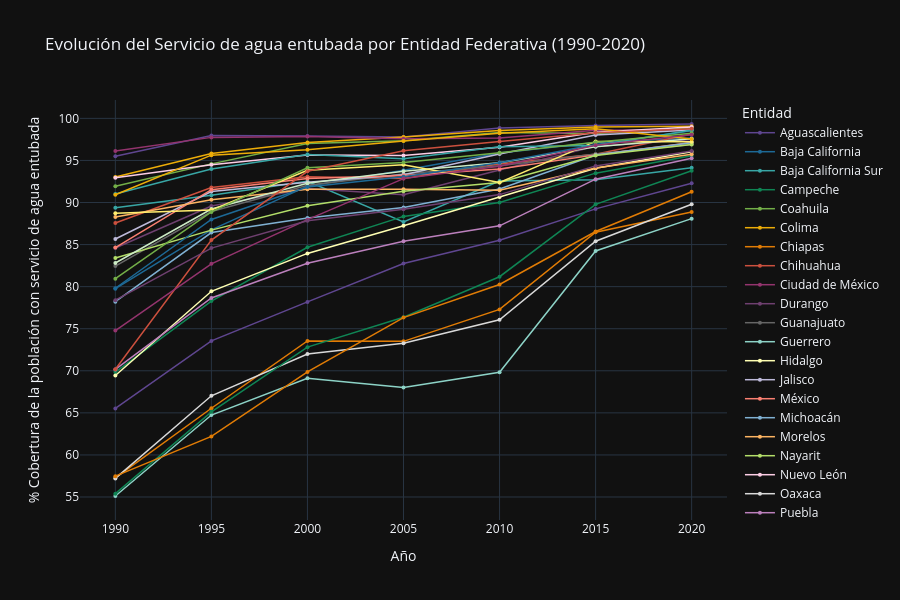

Here is the notebook cell this chart was saved with:
### Code cell
columna_entidad = servicioAguaEntubada.columns[0]  
colores = px.colors.qualitative.Prism + px.colors.qualitative.Set3
df_tidy = pd.melt(
    servicioAguaEntubada,  
    id_vars=[columna_entidad],
    var_name='Año', 
    value_name='Porcentaje'
)
df_tidy['Año'] = df_tidy['Año'].astype(int)

print("Datos transformados:")
print(df_tidy.head())
print(f"\nAños disponibles: {sorted(df_tidy['Año'].unique())}")
print(f"Entidades: {df_tidy['Entidad'].nunique()}")

fig = px.line(
    df_tidy, 
    x='Año', 
    y='Porcentaje', 
    color='Entidad',
    color_discrete_sequence=colores,
    title='Evolución del Servicio de agua entubada por Entidad Federativa (1990-2020)',
    labels={'Porcentaje': '% Cobertura de la población con servicio de agua entubada', 'Año': 'Año'},
    template='plotly_dark'
)

fig.update_traces(mode='lines+markers', marker=dict(size=4), line=dict(width=1.5))
fig.update_layout(
    height=600,
    hovermode='x unified',
    legend=dict(
        title='Entidad',
        orientation='v',
        yanchor='top',
        y=1,
        xanchor='left',
        x=1.02
    )
)

fig.show()

fig.write_html('grafica_servicio_agua_entubada.html')

### Figure 1 — Plotly figure (JSON) as saved in the notebook; plotly's stock layout.template omitted (floating-point values rounded to 4 significant figures)
{"data": [{"hovertemplate": "Entidad=Aguascalientes<br>Año=%{x}<br>% Cobertura de la población con servicio de agua entubada=%{y}<extra></extra>", "legendgroup": "Aguascalientes", "line": {"color": "rgb(95, 70, 144)", "dash": "solid", "width": 1.5}, "marker": {"size": 4, "symbol": "circle"}, "mode": "lines+markers", "name": "Aguascalientes", "orientation": "v", "showlegend": true, "type": "scatter", "x": [1990, 1995, 2000, 2005, 2010, 2015, 2020], "xaxis": "x", "y": [95.49, 97.97, 97.89, 97.79, 98.84, 99.14, 99.33], "yaxis": "y"}, {"hovertemplate": "Entidad=Baja California<br>Año=%{x}<br>% Cobertura de la población con servicio de agua entubada=%{y}<extra></extra>", "legendgroup": "Baja California", "line": {"color": "rgb(29, 105, 150)", "dash": "solid", "width": 1.5}, "marker": {"size": 4, "symbol": "circle"}, "mode": "lines+markers", "name": "Baja California", "orientation": "v", "showlegend": true, "type": "scatter", "x": [1990, 1995, 2000, 2005, 2010, 2015, 2020], "xaxis": "x", "y": [79.76, 86.75, 91.94, 93.84, 95.87, 97.13, 97.68], "yaxis": "y"}, {"hovertemplate": "Entidad=Baja California Sur<br>Año=%{x}<br>% Cobertura de la población con servicio de agua entubada=%{y}<extra></extra>", "legendgroup": "Baja California Sur", "line": {"color": "rgb(56, 166, 165)", "dash": "solid", "width": 1.5}, "marker": {"size": 4, "symbol": "circle"}, "mode": "lines+markers", "name": "Baja California Sur", "orientation": "v", "showlegend": true, "type": "scatter", "x": [1990, 1995, 2000, 2005, 2010, 2015, 2020], "xaxis": "x", "y": [89.37, 90.86, 92.53, 87.69, 92.56, 92.7, 94.14], "yaxis": "y"}, {"hovertemplate": "Entidad=Campeche<br>Año=%{x}<br>% Cobertura de la población con servicio de agua entubada=%{y}<extra></extra>", "legendgroup": "Campeche", "line": {"color": "rgb(15, 133, 84)", "dash": "solid", "width": 1.5}, "marker": {"size": 4, "symbol": "circle"}, "mode": "lines+markers", "name": "Campeche", "orientation": "v", "showlegend": true, "type": "scatter", "x": [1990, 1995, 2000, 2005, 2010, 2015, 2020], "xaxis": "x", "y": [69.85, 78.28, 84.68, 88.35, 89.99, 93.49, 95.57], "yaxis": "y"}, {"hovertemplate": "Entidad=Coahuila<br>Año=%{x}<br>% Cobertura de la población con servicio de agua entubada=%{y}<extra></extra>", "legendgroup": "Coahuila", "line": {"color": "rgb(115, 175, 72)", "dash": "solid", "width": 1.5}, "marker": {"size": 4, "symbol": "circle"}, "mode": "lines+markers", "name": "Coahuila", "orientation": "v", "showlegend": true, "type": "scatter", "x": [1990, 1995, 2000, 2005, 2010, 2015, 2020], "xaxis": "x", "y": [91.92, 94.59, 97.02, 97.34, 98.32, 98.2, 98.86], "yaxis": "y"}, {"hovertemplate": "Entidad=Colima<br>Año=%{x}<br>% Cobertura de la población con servicio de agua entubada=%{y}<extra></extra>", "legendgroup": "Colima", "line": {"color": "rgb(237, 173, 8)", "dash": "solid", "width": 1.5}, "marker": {"size": 4, "symbol": "circle"}, "mode": "lines+markers", "name": "Colima", "orientation": "v", "showlegend": true, "type": "scatter", "x": [1990, 1995, 2000, 2005, 2010, 2015, 2020], "xaxis": "x", "y": [93.03, 95.82, 97.12, 97.79, 98.57, 98.98, 99.07], "yaxis": "y"}, {"hovertemplate": "Entidad=Chiapas<br>Año=%{x}<br>% Cobertura de la población con servicio de agua entubada=%{y}<extra></extra>", "legendgroup": "Chiapas", "line": {"color": "rgb(225, 124, 5)", "dash": "solid", "width": 1.5}, "marker": {"size": 4, "symbol": "circle"}, "mode": "lines+markers", "name": "Chiapas", "orientation": "v", "showlegend": true, "type": "scatter", "x": [1990, 1995, 2000, 2005, 2010, 2015, 2020], "xaxis": "x", "y": [57.27, 65.55, 73.54, 73.5, 77.29, 86.46, 88.87], "yaxis": "y"}, {"hovertemplate": "Entidad=Chihuahua<br>Año=%{x}<br>% Cobertura de la población con servicio de agua entubada=%{y}<extra></extra>", "legendgroup": "Chihuahua", "line": {"color": "rgb(204, 80, 62)", "dash": "solid", "width": 1.5}, "marker": {"size": 4, "symbol": "circle"}, "mode": "lines+markers", "name": "Chihuahua", "orientation": "v", "showlegend": true, "type": "scatter", "x": [1990, 1995, 2000, 2005, 2010, 2015, 2020], "xaxis": "x", "y": [87.57, 91.79, 93.07, 92.86, 94.57, 95.73, 98.13], "yaxis": "y"}, {"hovertemplate": "Entidad=Ciudad de México<br>Año=%{x}<br>% Cobertura de la población con servicio de agua entubada=%{y}<extra></extra>", "legendgroup": "Ciudad de México", "line": {"color": "rgb(148, 52, 110)", "dash": "solid", "width": 1.5}, "marker": {"size": 4, "symbol": "circle"}, "mode": "lines+markers", "name": "Ciudad de México", "orientation": "v", "showlegend": true, "type": "scatter", "x": [1990, 1995, 2000, 2005, 2010, 2015, 2020], "xaxis": "x", "y": [96.13, 97.74, 97.85, 97.58, 97.67, 98.58, 98.65], "yaxis": "y"}, {"hovertemplate": "Entidad=Durango<br>Año=%{x}<br>% Cobertura de la población con servicio de agua entubada=%{y}<extra></extra>", "legendgroup": "Durango", "line": {"color": "rgb(111, 64, 112)", "dash": "solid", "width": 1.5}, "marker": {"size": 4, "symbol": "circle"}, "mode": "lines+markers", "name": "Durango", "orientation": "v", "showlegend": true, "type": "scatter", "x": [1990, 1995, 2000, 2005, 2010, 2015, 2020], "xaxis": "x", "y": [84.6, 89.58, 91.65, 90.91, 93.87, 96.67, 97.5], "yaxis": "y"}, {"hovertemplate": "Entidad=Guanajuato<br>Año=%{x}<br>% Cobertura de la población con servicio de agua entubada=%{y}<extra></extra>", "legendgroup": "Guanajuato", "line": {"color": "rgb(102, 102, 102)", "dash": "solid", "width": 1.5}, "marker": {"size": 4, "symbol": "circle"}, "mode": "lines+markers", "name": "Guanajuato", "orientation": "v", "showlegend": true, "type": "scatter", "x": [1990, 1995, 2000, 2005, 2010, 2015, 2020], "xaxis": "x", "y": [82.45, 88.93, 92.05, 93.39, 94.36, 95.76, 96.88], "yaxis": "y"}, {"hovertemplate": "Entidad=Guerrero<br>Año=%{x}<br>% Cobertura de la población con servicio de agua entubada=%{y}<extra></extra>", "legendgroup": "Guerrero", "line": {"color": "rgb(141,211,199)", "dash": "solid", "width": 1.5}, "marker": {"size": 4, "symbol": "circle"}, "mode": "lines+markers", "name": "Guerrero", "orientation": "v", "showlegend": true, "type": "scatter", "x": [1990, 1995, 2000, 2005, 2010, 2015, 2020], "xaxis": "x", "y": [55.12, 64.74, 69.11, 68.01, 69.83, 84.24, 88.08], "yaxis": "y"}, {"hovertemplate": "Entidad=Hidalgo<br>Año=%{x}<br>% Cobertura de la población con servicio de agua entubada=%{y}<extra></extra>", "legendgroup": "Hidalgo", "line": {"color": "rgb(255,255,179)", "dash": "solid", "width": 1.5}, "marker": {"size": 4, "symbol": "circle"}, "mode": "lines+markers", "name": "Hidalgo", "orientation": "v", "showlegend": true, "type": "scatter", "x": [1990, 1995, 2000, 2005, 2010, 2015, 2020], "xaxis": "x", "y": [69.44, 79.45, 83.95, 87.24, 90.66, 94.08, 96.03], "yaxis": "y"}, {"hovertemplate": "Entidad=Jalisco<br>Año=%{x}<br>% Cobertura de la población con servicio de agua entubada=%{y}<extra></extra>", "legendgroup": "Jalisco", "line": {"color": "rgb(190,186,218)", "dash": "solid", "width": 1.5}, "marker": {"size": 4, "symbol": "circle"}, "mode": "lines+markers", "name": "Jalisco", "orientation": "v", "showlegend": true, "type": "scatter", "x": [1990, 1995, 2000, 2005, 2010, 2015, 2020], "xaxis": "x", "y": [85.66, 91.3, 92.42, 93.3, 95.77, 98.03, 98.62], "yaxis": "y"}, {"hovertemplate": "Entidad=México<br>Año=%{x}<br>% Cobertura de la población con servicio de agua entubada=%{y}<extra></extra>", "legendgroup": "México", "line": {"color": "rgb(251,128,114)", "dash": "solid", "width": 1.5}, "marker": {"size": 4, "symbol": "circle"}, "mode": "lines+markers", "name": "México", "orientation": "v", "showlegend": true, "type": "scatter", "x": [1990, 1995, 2000, 2005, 2010, 2015, 2020], "xaxis": "x", "y": [84.65, 91.52, 92.84, 93.22, 93.97, 95.66, 97.14], "yaxis": "y"}, {"hovertemplate": "Entidad=Michoacán<br>Año=%{x}<br>% Cobertura de la población con servicio de agua entubada=%{y}<extra></extra>", "legendgroup": "Michoacán", "line": {"color": "rgb(128,177,211)", "dash": "solid", "width": 1.5}, "marker": {"size": 4, "symbol": "circle"}, "mode": "lines+markers", "name": "Michoacán", "orientation": "v", "showlegend": true, "type": "scatter", "x": [1990, 1995, 2000, 2005, 2010, 2015, 2020], "xaxis": "x", "y": [78.21, 86.43, 88.15, 89.41, 91.61, 95.64, 97.1], "yaxis": "y"}, {"hovertemplate": "Entidad=Morelos<br>Año=%{x}<br>% Cobertura de la población con servicio de agua entubada=%{y}<extra></extra>", "legendgroup": "Morelos", "line": {"color": "rgb(253,180,98)", "dash": "solid", "width": 1.5}, "marker": {"size": 4, "symbol": "circle"}, "mode": "lines+markers", "name": "Morelos", "orientation": "v", "showlegend": true, "type": "scatter", "x": [1990, 1995, 2000, 2005, 2010, 2015, 2020], "xaxis": "x", "y": [88.27, 90.33, 91.59, 91.58, 91.45, 94.1, 95.73], "yaxis": "y"}, {"hovertemplate": "Entidad=Nayarit<br>Año=%{x}<br>% Cobertura de la población con servicio de agua entubada=%{y}<extra></extra>", "legendgroup": "Nayarit", "line": {"color": "rgb(179,222,105)", "dash": "solid", "width": 1.5}, "marker": {"size": 4, "symbol": "circle"}, "mode": "lines+markers", "name": "Nayarit", "orientation": "v", "showlegend": true, "type": "scatter", "x": [1990, 1995, 2000, 2005, 2010, 2015, 2020], "xaxis": "x", "y": [83.4, 86.72, 89.62, 91.35, 92.38, 95.59, 96.88], "yaxis": "y"}, {"hovertemplate": "Entidad=Nuevo León<br>Año=%{x}<br>% Cobertura de la población con servicio de agua entubada=%{y}<extra></extra>", "legendgroup": "Nuevo León", "line": {"color": "rgb(252,205,229)", "dash": "solid", "width": 1.5}, "marker": {"size": 4, "symbol": "circle"}, "mode": "lines+markers", "name": "Nuevo León", "orientation": "v", "showlegend": true, "type": "scatter", "x": [1990, 1995, 2000, 2005, 2010, 2015, 2020], "xaxis": "x", "y": [92.94, 94.48, 95.64, 95.6, 96.56, 98.34, 98.96], "yaxis": "y"}, {"hovertemplate": "Entidad=Oaxaca<br>Año=%{x}<br>% Cobertura de la población con servicio de agua entubada=%{y}<extra></extra>", "legendgroup": "Oaxaca", "line": {"color": "rgb(217,217,217)", "dash": "solid", "width": 1.5}, "marker": {"size": 4, "symbol": "circle"}, "mode": "lines+markers", "name": "Oaxaca", "orientation": "v", "showlegend": true, "type": "scatter", "x": [1990, 1995, 2000, 2005, 2010, 2015, 2020], "xaxis": "x", "y": [57.21, 67.03, 71.99, 73.27, 76.07, 85.4, 89.79], "yaxis": "y"}, {"hovertemplate": "Entidad=Puebla<br>Año=%{x}<br>% Cobertura de la población con servicio de agua entubada=%{y}<extra></extra>", "legendgroup": "Puebla", "line": {"color": "rgb(188,128,189)", "dash": "solid", "width": 1.5}, "marker": {"size": 4, "symbol": "circle"}, "mode": "lines+markers", "name": "Puebla", "orientation": "v", "showlegend": true, "type": "scatter", "x": [1990, 1995, 2000, 2005, 2010, 2015, 2020], "xaxis": "x", "y": [70.16, 78.65, 82.79, 85.4, 87.23, 92.77, 95.26], "yaxis": "y"}, {"hovertemplate": "Entidad=Querétaro<br>Año=%{x}<br>% Cobertura de la población con servicio de agua entubada=%{y}<extra></extra>", "legendgroup": "Querétaro", "line": {"color": "rgb(204,235,197)", "dash": "solid", "width": 1.5}, "marker": {"size": 4, "symbol": "circle"}, "mode": "lines+markers", "name": "Querétaro", "orientation": "v", "showlegend": true, "type": "scatter", "x": [1990, 1995, 2000, 2005, 2010, 2015, 2020], "xaxis": "x", "y": [82.81, 89.23, 92.29, 93.72, 94.72, 96.63, 97.58], "yaxis": "y"}, {"hovertemplate": "Entidad=Quintana Roo<br>Año=%{x}<br>% Cobertura de la población con servicio de agua entubada=%{y}<extra></extra>", "legendgroup": "Quintana Roo", "line": {"color": "rgb(255,237,111)", "dash": "solid", "width": 1.5}, "marker": {"size": 4, "symbol": "circle"}, "mode": "lines+markers", "name": "Quintana Roo", "orientation": "v", "showlegend": true, "type": "scatter", "x": [1990, 1995, 2000, 2005, 2010, 2015, 2020], "xaxis": "x", "y": [88.71, 89.1, 93.83, 94.49, 92.38, 97.26, 97.22], "yaxis": "y"}, {"hovertemplate": "Entidad=San Luis Potosí<br>Año=%{x}<br>% Cobertura de la población con servicio de agua entubada=%{y}<extra></extra>", "legendgroup": "San Luis Potosí", "line": {"color": "rgb(95, 70, 144)", "dash": "solid", "width": 1.5}, "marker": {"size": 4, "symbol": "circle"}, "mode": "lines+markers", "name": "San Luis Potosí", "orientation": "v", "showlegend": true, "type": "scatter", "x": [1990, 1995, 2000, 2005, 2010, 2015, 2020], "xaxis": "x", "y": [65.53, 73.55, 78.19, 82.74, 85.52, 89.24, 92.28], "yaxis": "y"}, {"hovertemplate": "Entidad=Sinaloa<br>Año=%{x}<br>% Cobertura de la población con servicio de agua entubada=%{y}<extra></extra>", "legendgroup": "Sinaloa", "line": {"color": "rgb(29, 105, 150)", "dash": "solid", "width": 1.5}, "marker": {"size": 4, "symbol": "circle"}, "mode": "lines+markers", "name": "Sinaloa", "orientation": "v", "showlegend": true, "type": "scatter", "x": [1990, 1995, 2000, 2005, 2010, 2015, 2020], "xaxis": "x", "y": [79.81, 87.99, 91.84, 93.06, 94.73, 96.9, 98.52], "yaxis": "y"}, {"hovertemplate": "Entidad=Sonora<br>Año=%{x}<br>% Cobertura de la población con servicio de agua entubada=%{y}<extra></extra>", "legendgroup": "Sonora", "line": {"color": "rgb(56, 166, 165)", "dash": "solid", "width": 1.5}, "marker": {"size": 4, "symbol": "circle"}, "mode": "lines+markers", "name": "Sonora", "orientation": "v", "showlegend": true, "type": "scatter", "x": [1990, 1995, 2000, 2005, 2010, 2015, 2020], "xaxis": "x", "y": [91.02, 93.99, 95.71, 95.19, 96.62, 96.77, 98.6], "yaxis": "y"}, {"hovertemplate": "Entidad=Tabasco<br>Año=%{x}<br>% Cobertura de la población con servicio de agua entubada=%{y}<extra></extra>", "legendgroup": "Tabasco", "line": {"color": "rgb(15, 133, 84)", "dash": "solid", "width": 1.5}, "marker": {"size": 4, "symbol": "circle"}, "mode": "lines+markers", "name": "Tabasco", "orientation": "v", "showlegend": true, "type": "scatter", "x": [1990, 1995, 2000, 2005, 2010, 2015, 2020], "xaxis": "x", "y": [55.4, 65.12, 72.81, 76.37, 81.18, 89.78, 93.78], "yaxis": "y"}, {"hovertemplate": "Entidad=Tamaulipas<br>Año=%{x}<br>% Cobertura de la población con servicio de agua entubada=%{y}<extra></extra>", "legendgroup": "Tamaulipas", "line": {"color": "rgb(115, 175, 72)", "dash": "solid", "width": 1.5}, "marker": {"size": 4, "symbol": "circle"}, "mode": "lines+markers", "name": "Tamaulipas", "orientation": "v", "showlegend": true, "type": "scatter", "x": [1990, 1995, 2000, 2005, 2010, 2015, 2020], "xaxis": "x", "y": [80.95, 88.88, 94.13, 94.75, 95.92, 97.16, 98.22], "yaxis": "y"}, {"hovertemplate": "Entidad=Tlaxcala<br>Año=%{x}<br>% Cobertura de la población con servicio de agua entubada=%{y}<extra></extra>", "legendgroup": "Tlaxcala", "line": {"color": "rgb(237, 173, 8)", "dash": "solid", "width": 1.5}, "marker": {"size": 4, "symbol": "circle"}, "mode": "lines+markers", "name": "Tlaxcala", "orientation": "v", "showlegend": true, "type": "scatter", "x": [1990, 1995, 2000, 2005, 2010, 2015, 2020], "xaxis": "x", "y": [90.92, 95.63, 96.26, 97.31, 98.24, 98.76, 97.55], "yaxis": "y"}, {"hovertemplate": "Entidad=Veracruz<br>Año=%{x}<br>% Cobertura de la población con servicio de agua entubada=%{y}<extra></extra>", "legendgroup": "Veracruz", "line": {"color": "rgb(225, 124, 5)", "dash": "solid", "width": 1.5}, "marker": {"size": 4, "symbol": "circle"}, "mode": "lines+markers", "name": "Veracruz", "orientation": "v", "showlegend": true, "type": "scatter", "x": [1990, 1995, 2000, 2005, 2010, 2015, 2020], "xaxis": "x", "y": [57.48, 62.2, 69.86, 76.32, 80.26, 86.55, 91.28], "yaxis": "y"}, {"hovertemplate": "Entidad=Yucatán<br>Año=%{x}<br>% Cobertura de la población con servicio de agua entubada=%{y}<extra></extra>", "legendgroup": "Yucatán", "line": {"color": "rgb(204, 80, 62)", "dash": "solid", "width": 1.5}, "marker": {"size": 4, "symbol": "circle"}, "mode": "lines+markers", "name": "Yucatán", "orientation": "v", "showlegend": true, "type": "scatter", "x": [1990, 1995, 2000, 2005, 2010, 2015, 2020], "xaxis": "x", "y": [70.18, 85.54, 93.71, 96.14, 97.24, 98.29, 98.77], "yaxis": "y"}, {"hovertemplate": "Entidad=Zacatecas<br>Año=%{x}<br>% Cobertura de la población con servicio de agua entubada=%{y}<extra></extra>", "legendgroup": "Zacatecas", "line": {"color": "rgb(148, 52, 110)", "dash": "solid", "width": 1.5}, "marker": {"size": 4, "symbol": "circle"}, "mode": "lines+markers", "name": "Zacatecas", "orientation": "v", "showlegend": true, "type": "scatter", "x": [1990, 1995, 2000, 2005, 2010, 2015, 2020], "xaxis": "x", "y": [74.78, 82.71, 87.96, 92.84, 94.31, 96.8, 98.05], "yaxis": "y"}, {"hovertemplate": "Entidad=Nacional<br>Año=%{x}<br>% Cobertura de la población con servicio de agua entubada=%{y}<extra></extra>", "legendgroup": "Nacional", "line": {"color": "rgb(111, 64, 112)", "dash": "solid", "width": 1.5}, "marker": {"size": 4, "symbol": "circle"}, "mode": "lines+markers", "name": "Nacional", "orientation": "v", "showlegend": true, "type": "scatter", "x": [1990, 1995, 2000, 2005, 2010, 2015, 2020], "xaxis": "x", "y": [78.39, 84.58, 87.83, 89.2, 90.94, 94.35, 96.11], "yaxis": "y"}], "layout": {"height": 600, "hovermode": "x unified", "legend": {"orientation": "v", "title": {"text": "Entidad"}, "tracegroupgap": 0, "x": 1.02, "xanchor": "left", "y": 1, "yanchor": "top"}, "title": {"text": "Evolución del Servicio de agua entubada por Entidad Federativa (1990-2020)"}, "xaxis": {"anchor": "y", "domain": [0, 1], "title": {"text": "Año"}}, "yaxis": {"anchor": "x", "domain": [0, 1], "title": {"text": "% Cobertura de la población con servicio de agua entubada"}}}}
